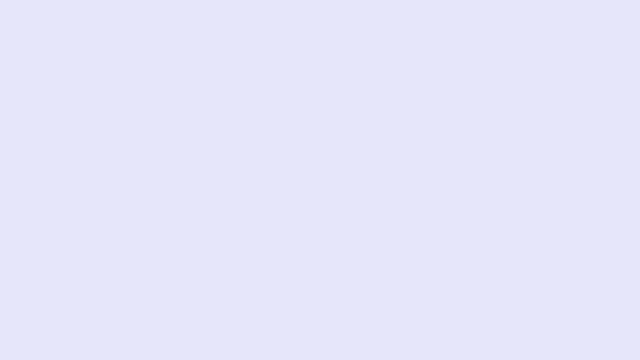
Frame 1 (no input)
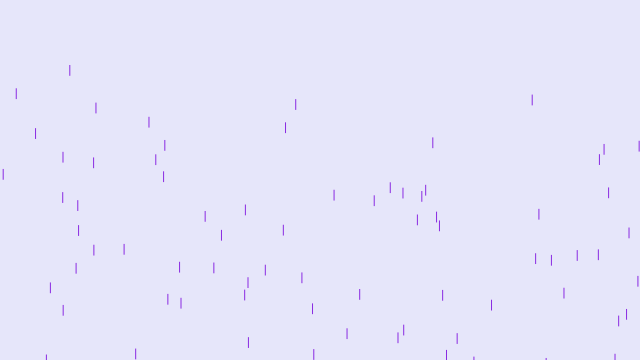
Frame 60 (no input)
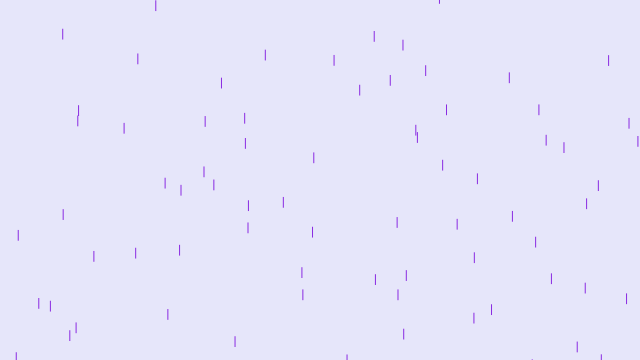
Frame 120 (the mouse pressed at the canvas centre since frame 60)

The p5.js sketch that drew these frames (run headless with seeded random() and noise() and a simulated clock; from frame 60 on, the mouse is pressed at the canvas centre):

// p5.js sketch
// ── sketch.js


function setup() {
  createCanvas(640, 360);
  drops = []
  for (i=0; i< 100; ++i){
    drops[i] = new Drop()
  }
  
}

function draw() {
  background(230, 230, 250);
  for (i=0; i< 100; ++i){
    drops[i].fall()
    drops[i].show()
  }

}
// ── Drop.js
class Drop {
    constructor(){
      this.x = random(width)
      this.y = random(-200, -100)
      this.yspeed = random(4,10)
    }
  
    fall() {
      this.y = this.y + this.yspeed + 0.05
      
      if(this.y > height) {
        this.y = random(-200,-100)
        this.yspeed = random(4,10)
      }
    }
    
    show() {
      stroke(138,43,226)
      line(this.x,this.y,this.x,this.y+10)
    }
  
}
